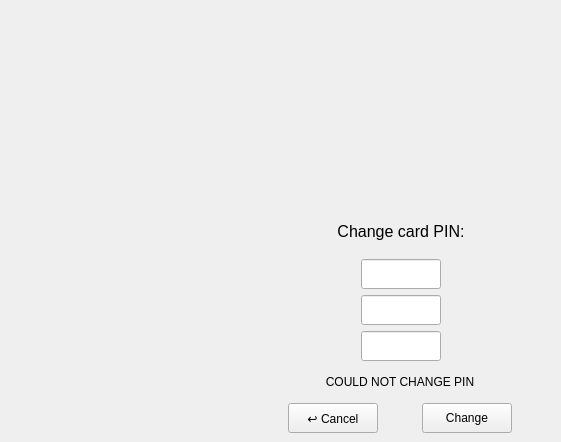
    <widget class="QWidget" name="changePinScreen">
     <widget class="QWidget" name="layoutWidget">
      <property name="geometry">
       <rect>
        <x>250</x>
        <y>210</y>
        <width>302</width>
        <height>223</height>
       </rect>
      </property>
      <layout class="QVBoxLayout" name="verticalLayout_7">
       <item alignment="Qt::AlignmentFlag::AlignHCenter">
        <widget class="QLabel" name="L_changePin">
         <property name="font">
          <font>
           <pointsize>12</pointsize>
          </font>
         </property>
         <property name="text">
          <string>Change card PIN:</string>
         </property>
         <property name="alignment">
          <set>Qt::AlignmentFlag::AlignCenter</set>
         </property>
        </widget>
       </item>
       <item alignment="Qt::AlignmentFlag::AlignHCenter">
        <widget class="QLineEdit" name="LE_oldPin">
         <property name="minimumSize">
          <size>
           <width>80</width>
           <height>30</height>
          </size>
         </property>
         <property name="maximumSize">
          <size>
           <width>80</width>
           <height>30</height>
          </size>
         </property>
         <property name="layoutDirection">
          <enum>Qt::LayoutDirection::LeftToRight</enum>
         </property>
         <property name="text">
          <string/>
         </property>
         <property name="alignment">
          <set>Qt::AlignmentFlag::AlignCenter</set>
         </property>
         <property name="dragEnabled">
          <bool>false</bool>
         </property>
        </widget>
       </item>
       <item alignment="Qt::AlignmentFlag::AlignHCenter">
        <widget class="QLineEdit" name="LE_newPin_1">
         <property name="minimumSize">
          <size>
           <width>80</width>
           <height>30</height>
          </size>
         </property>
         <property name="maximumSize">
          <size>
           <width>80</width>
           <height>30</height>
          </size>
         </property>
         <property name="layoutDirection">
          <enum>Qt::LayoutDirection::LeftToRight</enum>
         </property>
         <property name="text">
          <string/>
         </property>
         <property name="alignment">
          <set>Qt::AlignmentFlag::AlignCenter</set>
         </property>
         <property name="dragEnabled">
          <bool>false</bool>
         </property>
        </widget>
       </item>
       <item alignment="Qt::AlignmentFlag::AlignHCenter">
        <widget class="QLineEdit" name="LE_newPin_2">
         <property name="minimumSize">
          <size>
           <width>80</width>
           <height>30</height>
          </size>
         </property>
         <property name="maximumSize">
          <size>
           <width>80</width>
           <height>30</height>
          </size>
         </property>
         <property name="layoutDirection">
          <enum>Qt::LayoutDirection::LeftToRight</enum>
         </property>
         <property name="text">
          <string/>
         </property>
         <property name="alignment">
          <set>Qt::AlignmentFlag::AlignCenter</set>
         </property>
         <property name="dragEnabled">
          <bool>false</bool>
         </property>
        </widget>
       </item>
       <item>
        <widget class="QLabel" name="L_newPinInvalid">
         <property name="minimumSize">
          <size>
           <width>300</width>
           <height>30</height>
          </size>
         </property>
         <property name="maximumSize">
          <size>
           <width>300</width>
           <height>30</height>
          </size>
         </property>
         <property name="text">
          <string>COULD NOT CHANGE PIN</string>
         </property>
         <property name="alignment">
          <set>Qt::AlignmentFlag::AlignCenter</set>
         </property>
        </widget>
       </item>
       <item>
        <layout class="QHBoxLayout" name="horizontalLayout">
         <item>
          <widget class="QPushButton" name="B_cancelChange">
           <property name="minimumSize">
            <size>
             <width>90</width>
             <height>30</height>
            </size>
           </property>
           <property name="maximumSize">
            <size>
             <width>90</width>
             <height>30</height>
            </size>
           </property>
           <property name="text">
            <string>↩ Cancel</string>
           </property>
           <property name="checkable">
            <bool>false</bool>
           </property>
          </widget>
         </item>
         <item>
          <widget class="QPushButton" name="B_enterNewPin">
           <property name="minimumSize">
            <size>
             <width>90</width>
             <height>30</height>
            </size>
           </property>
           <property name="maximumSize">
            <size>
             <width>90</width>
             <height>30</height>
            </size>
           </property>
           <property name="text">
            <string>Change</string>
           </property>
           <property name="checkable">
            <bool>false</bool>
           </property>
          </widget>
         </item>
        </layout>
       </item>
      </layout>
     </widget>
    </widget>
